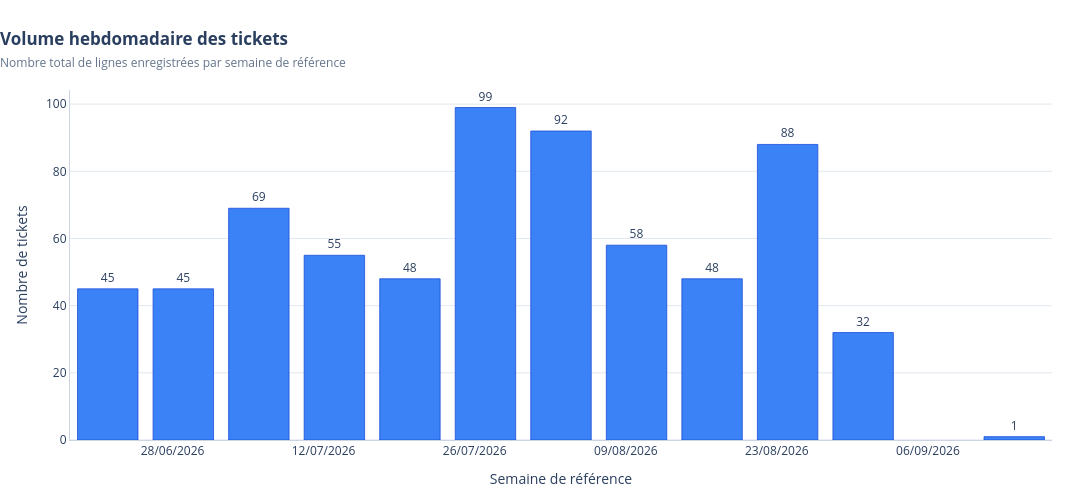

Here is the notebook cell this chart was saved with:
### Code cell
import plotly.express as px

# ============================================================
# Volume hebdomadaire (Optimisé)
# ============================================================

fig_volume_hebdomadaire = px.bar(
    stats_hebdomadaires,
    x="semaine",
    y="nombre_lignes",
    text="nombre_lignes",
    title=(
        "<b>Volume hebdomadaire des tickets</b>"
        "<br><span style='font-size:12px; color:#64748b;'>Nombre total de lignes enregistrées par semaine de référence</span>"
    ),
    labels={
        "semaine": "Semaine de référence",
        "nombre_lignes": "Nombre de tickets"
    }
)

# Personnalisation des barres et des textes
fig_volume_hebdomadaire.update_traces(
    textposition="outside",
    cliponaxis=False,  # Empêche la troncature des textes du haut
    marker=dict(
        color="#3b82f6",  # Bleu pro
        line=dict(color="#1d4ed8", width=0.8)  # Contour fin pour le relief
    ),
    hovertemplate=(
        "<b>Semaine du :</b> %{x|%d/%m/%Y}<br>"
        "<b>Volume :</b> %{y} lignes<br>"
        "<extra></extra>"
    )
)

# Mise en page aux standards professionnels
fig_volume_hebdomadaire.update_layout(
    template="plotly_white",
    title={
        "x": 0.0,
        "xanchor": "left"
    },
    xaxis=dict(
        title="Semaine de référence",
        tickformat="%d/%m/%Y",
        showgrid=False,
        linecolor="#cbd5e1"
    ),
    yaxis=dict(
        title="Nombre de tickets",
        rangemode="tozero",
        showgrid=True,
        gridcolor="#e2e8f0",
        linecolor="#cbd5e1"
    ),
    width=1300,
    height=500,
    margin=dict(t=90, b=60, l=70, r=40)
)

fig_volume_hebdomadaire.show()

### Figure 1 — Plotly figure (JSON) as saved in the notebook; plotly's stock layout.template omitted (floating-point values rounded to 4 significant figures)
{"data": [{"cliponaxis": false, "hovertemplate": "<b>Semaine du :</b> %{x|%d/%m/%Y}<br><b>Volume :</b> %{y} lignes<br><extra></extra>", "legendgroup": "", "marker": {"color": "#3b82f6", "line": {"color": "#1d4ed8", "width": 0.8}, "pattern": {"shape": ""}}, "name": "", "orientation": "v", "showlegend": false, "text": [45.0, 45.0, 69.0, 55.0, 48.0, 99.0, 92.0, 58.0, 48.0, 88.0, 32.0, 1.0], "textposition": "outside", "type": "bar", "x": ["2026-06-22T00:00:00", "2026-06-29T00:00:00", "2026-07-06T00:00:00", "2026-07-13T00:00:00", "2026-07-20T00:00:00", "2026-07-27T00:00:00", "2026-08-03T00:00:00", "2026-08-10T00:00:00", "2026-08-17T00:00:00", "2026-08-24T00:00:00", "2026-08-31T00:00:00", "2026-09-14T00:00:00"], "xaxis": "x", "y": [45, 45, 69, 55, 48, 99, 92, 58, 48, 88, 32, 1], "yaxis": "y"}], "layout": {"barmode": "relative", "height": 500, "legend": {"tracegroupgap": 0}, "margin": {"b": 60, "l": 70, "r": 40, "t": 90}, "title": {"text": "<b>Volume hebdomadaire des tickets</b><br><span style='font-size:12px; color:#64748b;'>Nombre total de lignes enregistrées par semaine de référence</span>", "x": 0, "xanchor": "left"}, "width": 1300, "xaxis": {"anchor": "y", "domain": [0, 1], "linecolor": "#cbd5e1", "showgrid": false, "tickformat": "%d/%m/%Y", "title": {"text": "Semaine de référence"}}, "yaxis": {"anchor": "x", "domain": [0, 1], "gridcolor": "#e2e8f0", "linecolor": "#cbd5e1", "rangemode": "tozero", "showgrid": true, "title": {"text": "Nombre de tickets"}}}}
